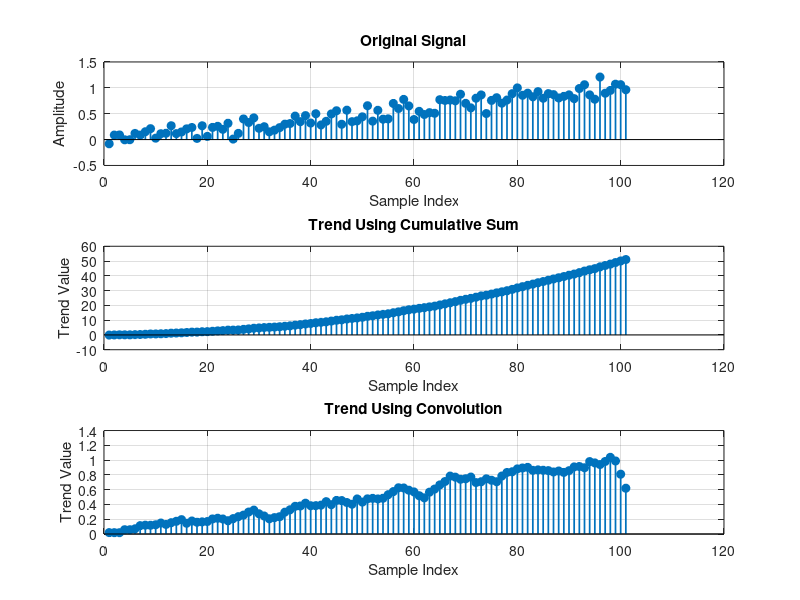

Recreate this plot in MATLAB. (Note: this script raises an error after producing the figure.)
% Given signal values
x1 = [-0.0808
    0.0872
    0.0894
   -0.0040
   -0.0020
    0.1194
    0.0864
    0.1517
    0.2113
    0.0278
    0.1134
    0.1216
    0.2677
    0.1154
    0.1476
    0.2074
    0.2342
    0.0231
    0.2672
    0.0617
    0.2352
    0.2563
    0.1982
    0.3150
    0.0101
    0.1198
    0.3988
    0.3300
    0.4198
    0.2178
    0.2488
    0.1498
    0.1827
    0.2315
    0.2978
    0.3100
    0.4538
    0.3470
    0.4640
    0.3199
    0.4997
    0.2829
    0.3531
    0.4956
    0.5573
    0.2960
    0.5682
    0.3465
    0.3623
    0.4397
    0.6547
    0.3566
    0.5659
    0.3938
    0.4009
    0.6983
    0.6008
    0.7766
    0.6509
    0.3879
    0.5458
    0.4846
    0.5208
    0.5084
    0.7713
    0.7562
    0.7642
    0.7497
    0.8764
    0.7002
    0.6133
    0.7991
    0.8630
    0.5037
    0.7571
    0.8094
    0.7036
    0.7646
    0.8872
    0.9991
    0.8563
    0.8968
    0.8275
    0.9269
    0.7987
    0.8887
    0.8696
    0.8049
    0.8350
    0.8645
    0.7920
    0.9868
    1.0603
    0.8639
    0.7797
    1.2092
    0.8955
    0.9497
    1.0706
    1.0617
    0.9639]; % Replace with your actual signal values

% Impulse response of the MA system
N = 5;
impulse_response = ones(1, N) / N;

% Convolve the signal with the impulse response
convolution_result = conv(x1, impulse_response, 'same');

% Plot the original signal, its trend using cumulative sum, and trend using convolution
n = 1:length(x1);

figure;
subplot(3, 1, 1);
stem(n, x1, 'filled', 'LineWidth', 1.25);
title('Original Signal');
xlabel('Sample Index');
ylabel('Amplitude');
grid on;

subplot(3, 1, 2);
trend_cumsum = cumsum(x1);
stem(n, trend_cumsum, 'filled', 'LineWidth', 1.25);
title('Trend Using Cumulative Sum');
xlabel('Sample Index');
ylabel('Trend Value');
grid on;

subplot(3, 1, 3);
stem(n, convolution_result, 'filled', 'LineWidth', 1.25);
title('Trend Using Convolution');
xlabel('Sample Index');
ylabel('Trend Value');
grid on;

sgtitle('Comparison of Trend Analysis Methods', 'Interpreter', 'none');
